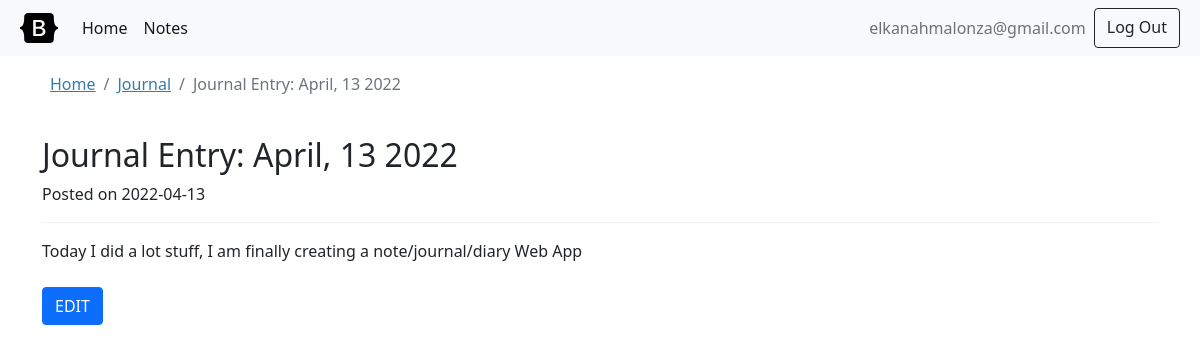
Page /notes/1/note (signed in) on the committed database.
### tables this page shows
CREATE TABLE user (
    id INTEGER PRIMARY KEY AUTOINCREMENT,
    username TEXT UNIQUE NOT NULL,
    password TEXT NOT NULL
);

CREATE TABLE category (
    id INTEGER PRIMARY KEY AUTOINCREMENT,
    user_id INTEGER NOT NULL,
    name TEXT UNIQUE NOT NULL,
    FOREIGN KEY (user_id) REFERENCES user (id)
);

CREATE TABLE journal (
    id INTEGER PRIMARY KEY AUTOINCREMENT,
    user_id INTEGER NOT NULL,
    title TEXT NOT NULL,
    category_id INTEGER NOT NULL,
    series_id INTEGER,
    image TEXT,
    content TEXT NOT NULL,
    created TIMESTAMP NOT NULL DEFAULT CURRENT_TIMESTAMP,
    modified TIMESTAMP DEFAULT CURRENT_TIMESTAMP,
    tags TEXT,
    status TEXT NOT NULL DEFAULT 'DRAFT',
    clicks INTEGER NOT NULL DEFAULT 0,
    FOREIGN KEY (user_id) REFERENCES user (id),
    FOREIGN KEY (category_id) REFERENCES category (id),
    FOREIGN KEY (series_id) REFERENCES series (id)
);

### flaskr/notes.py (the view)
@bp.route('/notes/<int:id>/note')
@login_required
def note(id):
    note = get_note(id)
    return render_template('notes/note.html', note=note)

### flaskr/auth.py (called while the page is built)
@bp.before_app_request
def load_logged_in_user():
    user_id = session.get('user_id')
    if user_id is None:
        g.user = None
    else:
        g.user = get_db().execute(
            'SELECT * FROM user WHERE id = ?', (user_id,)
        ).fetchone()

def login_required(view):
    @functools.wraps(view)
    def wrapped_view(**kwargs):
        if g.user is None:
            return redirect(url_for('auth.login'))
        return view(**kwargs)
    return wrapped_view

### flaskr/db.py (called while the page is built)
def get_db():
    if 'db' not in g:
        g.db = sqlite3.connect(
            current_app.config['DATABASE'],
            detect_types=sqlite3.PARSE_DECLTYPES
        )
        g.db.row_factory = sqlite3.Row
    return g.db

### flaskr/notes.py (called while the page is built)
def get_note(id, check_user=True):
    note = get_db().execute(
        'SELECT n.*, c.name'
        ' FROM journal n JOIN category c ON n.category_id = c.id'
        ' WHERE n.id = ?',
        (id,)
    ).fetchone()
    if note is None:
        abort(404, f"Post id {id} doesn't exist.")
    elif check_user and note['user_id'] != g.user['id']:
        abort(403)
    return note

### flaskr/templates/notes/note.html
{% extends 'base.html' %}
{% block header %}
    <nav aria-label="breadcrumb">
        <ol class="breadcrumb">
            <li class="breadcrumb-item"><a href="{{ url_for('notes.index') }}">Home</a></li>
            <li class="breadcrumb-item"><a href="{{ url_for('notes.category_notes', category_id=note.category_id) }}">{{note.name}}</a></li>
            <li class="breadcrumb-item active" aria-current="page">{% block title %} {{note.title}} {% endblock %}</li>
        </ol>
    </nav>
{% endblock %}
{% block content %}
    <div class="row pt-2 pb-4">
        <article class="blog-post pt-3">
            <h2 class="blog-post-title">{{note.title}}</h2>
            <p class="blog-post-meta">Posted on {{ note.created.strftime('%Y-%m-%d') }}</p>
            <hr>
            {{note.content|safe}}
        </article>
    </div>
    <div class="row mb-4">
        <div class="col-12">
            <a href="{{ url_for('notes.update_note', id=note.id) }}" class="btn btn-primary">EDIT</a>
        </div>
    </div>
{% endblock %}

### flaskr/templates/base.html (shortened to what this page needs)
<!doctype html>
<html lang="en">
    <head>
        <link href="https://cdn.jsdelivr.net/npm/bootstrap@5.1.3/dist/css/bootstrap.min.css" rel="stylesheet">
        <link rel="stylesheet" href="{{ url_for('static', filename='style.css') }}">
    </head>
    <nav class="navbar navbar-expand-lg navbar-light bg-light">
        <div class="container-fluid">
            <a class="navbar-brand" href="#">
                <img src="{{ url_for('static', filename='bootstrap-logo-white.svg') }}" width="38" height="30" class="d-inline-block align-top" alt="Bootstrap" loading="lazy" style="filter: invert(1) grayscale(100%) brightness(200%);">
            </a>
            <div class="collapse navbar-collapse" id="navbarSupportedContent">
                <ul class="navbar-nav me-auto mb-2 mb-lg-0">
                    <li class="nav-item">
                        <a class="nav-link active" aria-current="page" href="{{ url_for('notes.index') }}">Home</a>
                    </li>
                    <li class="nav-item">
                        <a class="nav-link active" href="{{ url_for('notes.notes') }}">Notes</a>
                    </li>
                </ul>
                <div class="d-flex">
                {% if g.user %}
                    <ul class="navbar-nav me-auto mb-2 mb-lg-0">
                    <li class="nav-item">
                        <a class="nav-link" aria-current="page" href="#">{{ g.user['username'] }}</a>
                    </li>
                    </ul>
                    <a class="btn btn-outline-dark" href="{{ url_for('auth.logout') }}">Log Out</a>
                {% else %}
                    <a class="btn btn-outline-dark" href="{{ url_for('auth.register') }}">Register</a>
                    <a class="btn btn-outline-dark" href="{{ url_for('auth.login') }}">Log In</a>
                {% endif %}
                </div>
            </div>
        </div>
    </nav>
    <content>
        <section class="container">
            <header class="pt-3">
                {% block header %}{% endblock %}
            </header>
            {% block content %}{% endblock %}
        </section>
    </content>
    </html>

### flaskr/static/style.css (style rules this page uses)
html { font-family: sans-serif; }
content { max-width: 960px; margin: 0 auto; background: white; }
a { color: #377ba8; }
hr { border: none; border-top: 1px solid lightgray; }
nav { display: flex; align-items: center; padding: 0 0.5rem; }
nav ul { display: flex; list-style: none; margin: 0; padding: 0; }
nav ul li a, nav ul li span, header .action { display: block; padding: 0.5rem; }

### rows in the picture
user: user.username "elkanahmalonza@gmail.com"
category: name "Journal"
journal: title "Journal Entry: April, 13 2022", created "2022-04-13", content "Today I did a lot stuff, I am finally creating a note/journal/diary Web App"
